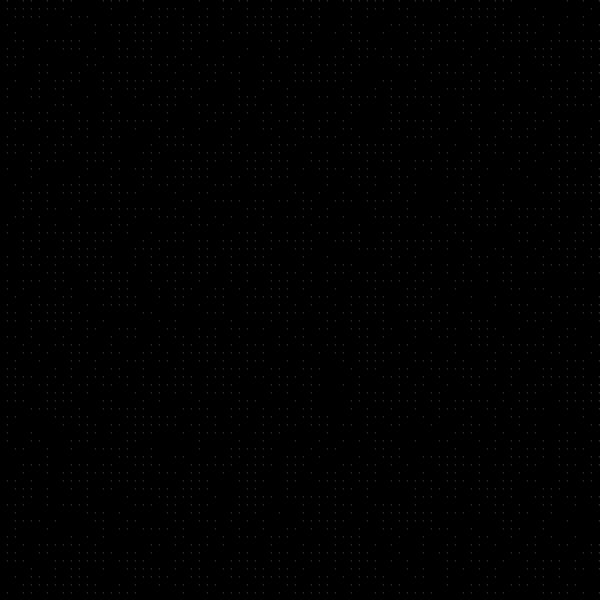
Frame 1 (no input)
Frame 60 (the mouse pressed at the canvas centre just before this capture): identical to frame 1, image omitted
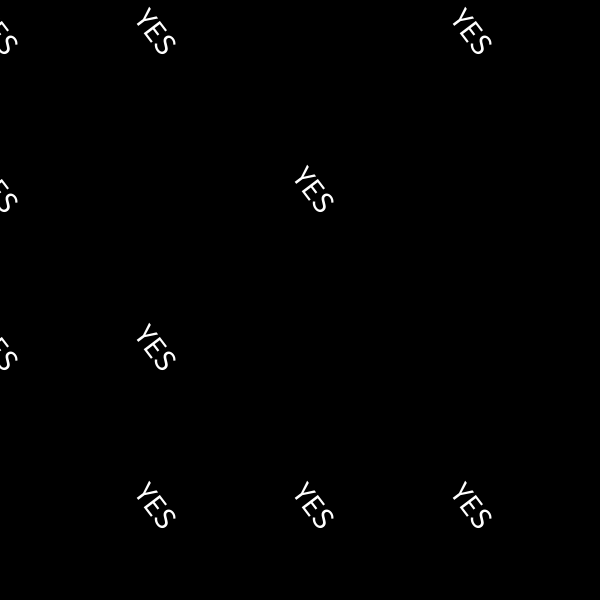
Frame 120 (the mouse held since frame 60 and released just before this capture)

The Processing sketch that drew these frames (run headless with seeded random() and noise(); from frame 60 on, the mouse is pressed at the canvas centre):

// Processing sketch: look_closer
// ── look_closer.pde

  int cnt = 0;
void setup() {
  size(600, 600);
  stroke(200);

}


void draw() {
 
  background(0);
  randomSeed(0);
  cnt++;
  int boxsize = ((cnt % 1+ (mouseX/1)) + 6)/2+5;
  int ymax = width / boxsize + 1;
  int xmax = height / boxsize + 1;
  println(boxsize);
  noStroke();
  
  for(int y = 0; y < ymax; y++) {
    for(int x = 0; x < xmax; x++) {
      pushMatrix();
      translate(x * boxsize, y * boxsize);
      rotate(boxsize);
      element(boxsize, random(1));
      popMatrix();
    } 
  } 
}


void element(int boxsize, float val) {
   if(val > 0.5) {
   textSize(boxsize/5);
   if(boxsize>=width/2){
      text("NO",0,0,boxsize,boxsize);
   
   }else{
     text("YES",0,0,boxsize,boxsize);
   }
   } else {
      textSize(boxsize/12);

     triangle(0, boxsize, boxsize, 0, boxsize, 0);
   }
}
